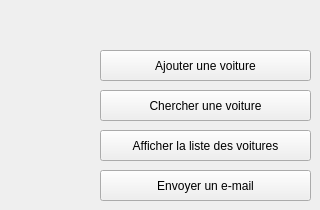
      <widget class="QWidget" name="tab_voiture">
       <attribute name="title">
        <string>Voitures</string>
       </attribute>
       <widget class="QPushButton" name="search_car">
        <property name="geometry">
         <rect>
          <x>100</x>
          <y>90</y>
          <width>211</width>
          <height>31</height>
         </rect>
        </property>
        <property name="styleSheet">
         <string notr="true">background:transparent;
font: italic 12pt &quot;Century Gothic&quot;;
color: qconicalgradient(cx:0.5, cy:0.5, angle:0, stop:0 rgba(35, 40, 3, 255), stop:0.16 rgba(136, 106, 22, 255), stop:0.225 rgba(166, 140, 41, 255), stop:0.285 rgba(204, 181, 74, 255), stop:0.345 rgba(235, 219, 102, 255), stop:0.415 rgba(245, 236, 112, 255), stop:0.52 rgba(209, 190, 76, 255), stop:0.57 rgba(187, 156, 51, 255), stop:0.635 rgba(168, 142, 42, 255), stop:0.695 rgba(202, 174, 68, 255), stop:0.75 rgba(218, 202, 86, 255), stop:0.815 rgba(208, 187, 73, 255), stop:0.88 rgba(187, 156, 51, 255), stop:0.935 rgba(137, 108, 26, 255), stop:1 rgba(35, 40, 3, 255));
border-bottom:2px solid#717072;
border-color: qconicalgradient(cx:0.5, cy:0.5, angle:0, stop:0 rgba(35, 40, 3, 255), stop:0.16 rgba(136, 106, 22, 255), stop:0.225 rgba(166, 140, 41, 255), stop:0.285 rgba(204, 181, 74, 255), stop:0.345 rgba(235, 219, 102, 255), stop:0.415 rgba(245, 236, 112, 255), stop:0.52 rgba(209, 190, 76, 255), stop:0.57 rgba(187, 156, 51, 255), stop:0.635 rgba(168, 142, 42, 255), stop:0.695 rgba(202, 174, 68, 255), stop:0.75 rgba(218, 202, 86, 255), stop:0.815 rgba(208, 187, 73, 255), stop:0.88 rgba(187, 156, 51, 255), stop:0.935 rgba(137, 108, 26, 255), stop:1 rgba(35, 40, 3, 255));
background-color: rgb(255, 212, 250);

border-radius:15px;}
QPushButton:hover{
	
	background-color: rgb(234, 78, 117);
</string>
        </property>
        <property name="text">
         <string>Chercher une voiture</string>
        </property>
       </widget>
       <widget class="QPushButton" name="add_car">
        <property name="geometry">
         <rect>
          <x>100</x>
          <y>50</y>
          <width>211</width>
          <height>31</height>
         </rect>
        </property>
        <property name="styleSheet">
         <string notr="true">background:transparent;
font: italic 12pt &quot;Century Gothic&quot;;
color: qconicalgradient(cx:0.5, cy:0.5, angle:0, stop:0 rgba(35, 40, 3, 255), stop:0.16 rgba(136, 106, 22, 255), stop:0.225 rgba(166, 140, 41, 255), stop:0.285 rgba(204, 181, 74, 255), stop:0.345 rgba(235, 219, 102, 255), stop:0.415 rgba(245, 236, 112, 255), stop:0.52 rgba(209, 190, 76, 255), stop:0.57 rgba(187, 156, 51, 255), stop:0.635 rgba(168, 142, 42, 255), stop:0.695 rgba(202, 174, 68, 255), stop:0.75 rgba(218, 202, 86, 255), stop:0.815 rgba(208, 187, 73, 255), stop:0.88 rgba(187, 156, 51, 255), stop:0.935 rgba(137, 108, 26, 255), stop:1 rgba(35, 40, 3, 255));
border-bottom:2px solid#717072;
border-color: qconicalgradient(cx:0.5, cy:0.5, angle:0, stop:0 rgba(35, 40, 3, 255), stop:0.16 rgba(136, 106, 22, 255), stop:0.225 rgba(166, 140, 41, 255), stop:0.285 rgba(204, 181, 74, 255), stop:0.345 rgba(235, 219, 102, 255), stop:0.415 rgba(245, 236, 112, 255), stop:0.52 rgba(209, 190, 76, 255), stop:0.57 rgba(187, 156, 51, 255), stop:0.635 rgba(168, 142, 42, 255), stop:0.695 rgba(202, 174, 68, 255), stop:0.75 rgba(218, 202, 86, 255), stop:0.815 rgba(208, 187, 73, 255), stop:0.88 rgba(187, 156, 51, 255), stop:0.935 rgba(137, 108, 26, 255), stop:1 rgba(35, 40, 3, 255));
background-color: rgb(255, 212, 250);

border-radius:15px;}
QPushButton:hover{
	
	background-color: rgb(234, 78, 117);
</string>
        </property>
        <property name="text">
         <string>Ajouter une voiture</string>
        </property>
       </widget>
       <widget class="QPushButton" name="send_email_car">
        <property name="geometry">
         <rect>
          <x>100</x>
          <y>170</y>
          <width>211</width>
          <height>31</height>
         </rect>
        </property>
        <property name="styleSheet">
         <string notr="true">background:transparent;
font: italic 12pt &quot;Century Gothic&quot;;
color: qconicalgradient(cx:0.5, cy:0.5, angle:0, stop:0 rgba(35, 40, 3, 255), stop:0.16 rgba(136, 106, 22, 255), stop:0.225 rgba(166, 140, 41, 255), stop:0.285 rgba(204, 181, 74, 255), stop:0.345 rgba(235, 219, 102, 255), stop:0.415 rgba(245, 236, 112, 255), stop:0.52 rgba(209, 190, 76, 255), stop:0.57 rgba(187, 156, 51, 255), stop:0.635 rgba(168, 142, 42, 255), stop:0.695 rgba(202, 174, 68, 255), stop:0.75 rgba(218, 202, 86, 255), stop:0.815 rgba(208, 187, 73, 255), stop:0.88 rgba(187, 156, 51, 255), stop:0.935 rgba(137, 108, 26, 255), stop:1 rgba(35, 40, 3, 255));
border-bottom:2px solid#717072;
border-color: qconicalgradient(cx:0.5, cy:0.5, angle:0, stop:0 rgba(35, 40, 3, 255), stop:0.16 rgba(136, 106, 22, 255), stop:0.225 rgba(166, 140, 41, 255), stop:0.285 rgba(204, 181, 74, 255), stop:0.345 rgba(235, 219, 102, 255), stop:0.415 rgba(245, 236, 112, 255), stop:0.52 rgba(209, 190, 76, 255), stop:0.57 rgba(187, 156, 51, 255), stop:0.635 rgba(168, 142, 42, 255), stop:0.695 rgba(202, 174, 68, 255), stop:0.75 rgba(218, 202, 86, 255), stop:0.815 rgba(208, 187, 73, 255), stop:0.88 rgba(187, 156, 51, 255), stop:0.935 rgba(137, 108, 26, 255), stop:1 rgba(35, 40, 3, 255));
background-color: rgb(255, 212, 250);

border-radius:15px;}
QPushButton:hover{
	
	background-color: rgb(234, 78, 117);
</string>
        </property>
        <property name="text">
         <string>Envoyer un e-mail</string>
        </property>
       </widget>
       <widget class="QPushButton" name="showlist_car">
        <property name="geometry">
         <rect>
          <x>100</x>
          <y>130</y>
          <width>211</width>
          <height>31</height>
         </rect>
        </property>
        <property name="styleSheet">
         <string notr="true">background:transparent;
font: italic 12pt &quot;Century Gothic&quot;;
color: qconicalgradient(cx:0.5, cy:0.5, angle:0, stop:0 rgba(35, 40, 3, 255), stop:0.16 rgba(136, 106, 22, 255), stop:0.225 rgba(166, 140, 41, 255), stop:0.285 rgba(204, 181, 74, 255), stop:0.345 rgba(235, 219, 102, 255), stop:0.415 rgba(245, 236, 112, 255), stop:0.52 rgba(209, 190, 76, 255), stop:0.57 rgba(187, 156, 51, 255), stop:0.635 rgba(168, 142, 42, 255), stop:0.695 rgba(202, 174, 68, 255), stop:0.75 rgba(218, 202, 86, 255), stop:0.815 rgba(208, 187, 73, 255), stop:0.88 rgba(187, 156, 51, 255), stop:0.935 rgba(137, 108, 26, 255), stop:1 rgba(35, 40, 3, 255));
border-bottom:2px solid#717072;
border-color: qconicalgradient(cx:0.5, cy:0.5, angle:0, stop:0 rgba(35, 40, 3, 255), stop:0.16 rgba(136, 106, 22, 255), stop:0.225 rgba(166, 140, 41, 255), stop:0.285 rgba(204, 181, 74, 255), stop:0.345 rgba(235, 219, 102, 255), stop:0.415 rgba(245, 236, 112, 255), stop:0.52 rgba(209, 190, 76, 255), stop:0.57 rgba(187, 156, 51, 255), stop:0.635 rgba(168, 142, 42, 255), stop:0.695 rgba(202, 174, 68, 255), stop:0.75 rgba(218, 202, 86, 255), stop:0.815 rgba(208, 187, 73, 255), stop:0.88 rgba(187, 156, 51, 255), stop:0.935 rgba(137, 108, 26, 255), stop:1 rgba(35, 40, 3, 255));
background-color: rgb(255, 212, 250);

border-radius:15px;}
QPushButton:hover{
	
	background-color: rgb(234, 78, 117);
</string>
        </property>
        <property name="text">
         <string>Afficher la liste des voitures</string>
        </property>
       </widget>
      </widget>
